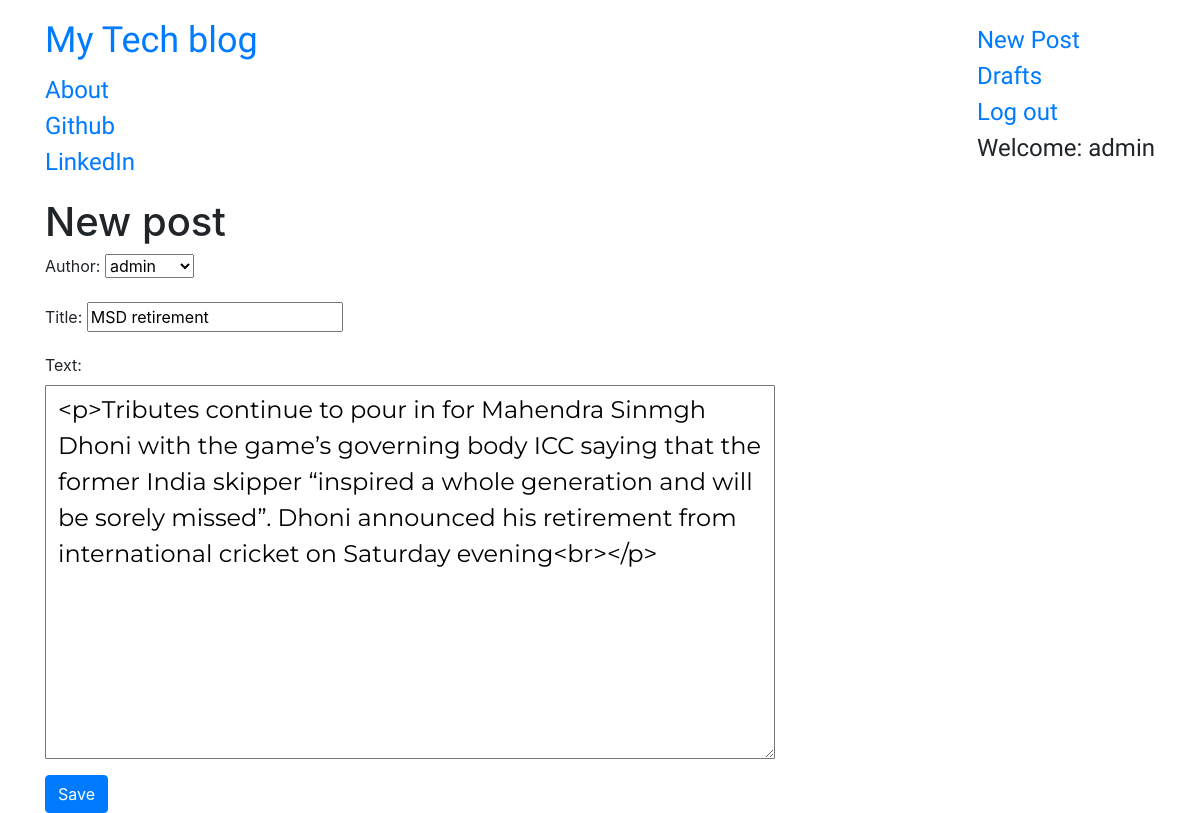
/post/4/edit/ (signed in), run on the app's committed database.
### blog/models.py (models this page shows, shortened)
class Post(models.Model):
    author = models.ForeignKey('auth.User',on_delete=models.ProtectedError)
    title = models.CharField(max_length=200)
    text = models.TextField()
    created_date = models.DateTimeField(default=timezone.now)
    published_date = models.DateTimeField(blank=True, null=True)

### blog/views.py (the view)
# urls.py: path('post/<pk>/edit/', views.PostUpdateView.as_view(), name='post_edit'),
class PostUpdateView(LoginRequiredMixin,UpdateView):
    login_url = '/login/'
    redirect_field_name = 'blog/post_detail.html'
    form_class = PostForm
    model = Post

### blog/forms.py
class PostForm(forms.ModelForm):
    class Meta:
        model = Post
        fields = ('author','title', 'text',)
        widgets = {
            'title': forms.TextInput(attrs={'class': 'textinputclass'}),
            'text': forms.Textarea(attrs={'class': 'editable medium-editor-textarea postcontent'}),
        }

### blog/templates/blog/post_form.html (shortened to what this page needs)
{% extends 'blog/base.html' %}
{% block content %}
    <h1>New post</h1>
    <form method="POST" class="postform">
    {{form.as_p}}
    <button type="submit" class="btn btn-primary">Save</button>
    </form>
{% endblock %}

### blog/templates/blog/base.html (shortened to what this page needs)
<!DOCTYPE html>
{% load static %}
<html>
    <head>
        <link rel="stylesheet" href="https://stackpath.bootstrapcdn.com/bootstrap/4.5.2/css/bootstrap.min.css">
        <link rel="stylesheet" href="{% static 'css/blog.css' %}">
<body>
  <nav class="navbar navbar-default techfont custom-navbar">
    <div class="container">
      <ul class="nav navbar-nav">
        <li><a class='navbar-brand bigbrand' href="{% url 'post_list' %}">My Tech blog</a></li>
        <li><a href="{% url 'about'%}">About</a></li>
        <li><a href="https://www.github.com">Github</a></li>
        <li><a href="https://www.linkedin.com">LinkedIn</a></li>
      </ul>
      <ul class="nav navbar-nav navbar-right">
        {% if user.is_authenticated %}
        <li>
          <a href="{% url 'post_new' %}" >New Post</a>
        </li>
        <li>
          <a href="{% url 'post_draft_list' %}">Drafts</a>
        </li>
        <li>
          <a href="{% url 'logout' %}" >Log out</a>
        </li>
        <li>
          <a >Welcome: {{ user.username }}</a>
        </li>
          {% else %}
          <li><a class='nav navbar-right' href="{% url 'login' %}" >Login</a></li>
        {% endif %}
      </ul>
  </div>
</nav>
        <div class="content container">
            <div class="row">
                <div class="col-md-8">
                  <div class="blog_posts">
                    {% block content %}
                    {% endblock %}
                  </div>
                </div>
            </div>
        </div>
</body>
</html>

### blog/static/css/blog.css (style rules this page uses)
textarea { border-radius: 1px; box-shadow:none; -webkit-transition:none; height:auto; display:block; width:100%; padding:6px 12px; }
.techfont { font-family: 'Russo One', sans-serif; font-size: 1.5em; margin-bottom: 10px; }
.postcontent { font-family: 'Montserrat'; font-size: 1.5em; }
.bigbrand { font-size: 1.5em; }

### data on the page
Post: author "admin", title "MSD retirement", text "<p>Tributes continue to pour in for Mahendra Sinmgh Dhoni with the game’s governing body ICC saying that the former India skipper “inspired a whole generation and will be sorely missed”. Dhoni announced his retirement from international cricket on Saturday evening<br></p>"

### other printed values
{{ user.username }} "admin"
